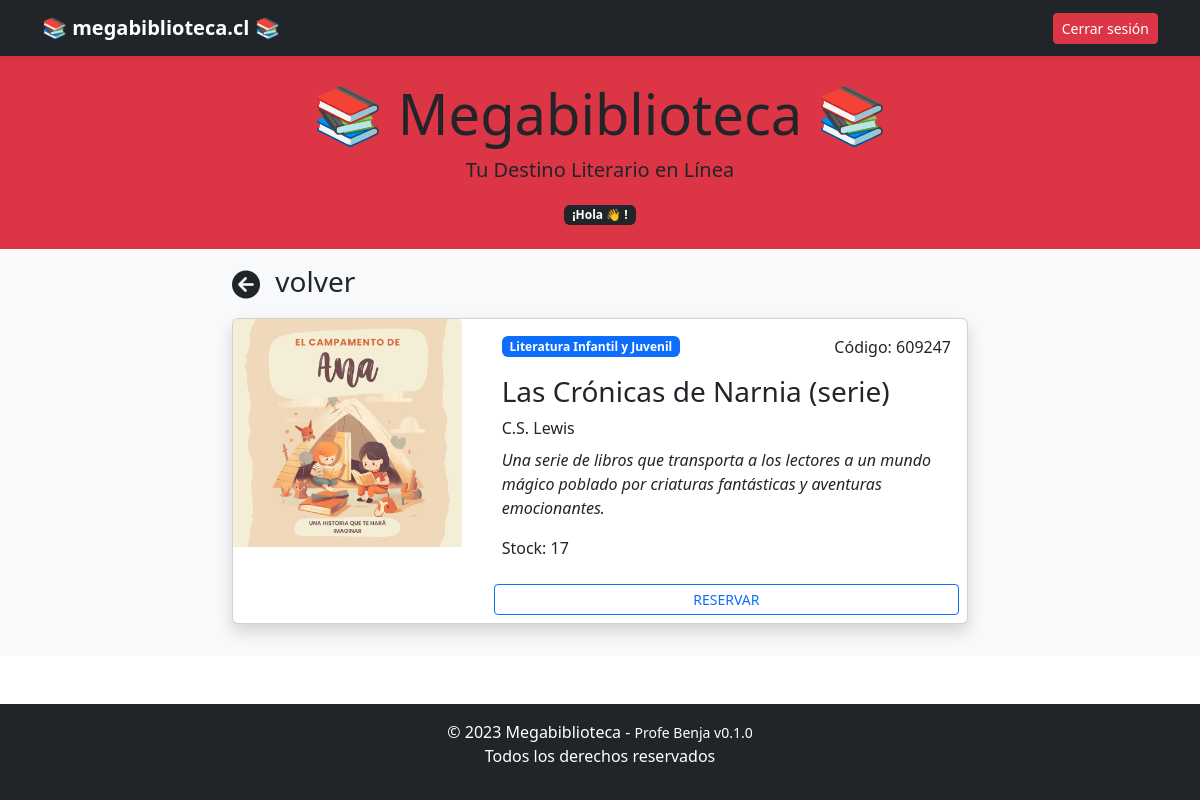
The app's page /home/libro/609247 with its own data.
### biblioteca/models.py (models this page shows, shortened)
class Libro(models.Model):
    nombre = models.CharField(max_length=200)
    codigo = models.CharField(max_length=20, unique=True)
    descripcion = models.TextField()
    imagen = models.ImageField(upload_to='libros/', null=True, blank=True)
    categoria = models.ForeignKey(Categoria, on_delete=models.CASCADE)
    autor = models.CharField(max_length=200, null=True, blank=True)
    stock = models.IntegerField(default=1)

class Categoria(models.Model):
    nombre = models.CharField(max_length=100)
    url = models.CharField(max_length=100, null=True, blank=True)
    def __str__(self):
        return self.nombre

### biblioteca/views.py (the view)
# urls.py: path('home/libro/<codigo>', views.home_libro, name='home_libro'),
def home_libro(request, codigo):
    perfil = request.session.get('perfil')
    libro = Libro.objects.get(codigo=codigo)
    context = {
        'perfil' : perfil,
        'libro' : libro,
    }
    return render(request, 'libro.html', context)

### biblioteca/templates/libro.html (shortened to what this page needs)
{% extends 'layouts/normal/base.html' %}
{% load static %}
{% block contenido %}
  <div class="navbar navbar-dark bg-dark shadow-sm">
    <div class="container">
      <a href="#" class="navbar-brand d-flex align-items-center"><strong>📚 megabiblioteca.cl 📚</strong></a>
      <div>
        <a type="button" class="btn btn-sm btn-danger" href="{% url 'logout' %}">Cerrar sesión</a>
      </div>
    </div>
  </div>
  <main>
    <header class="bg-danger text-dark text-center py-4">
      <h1 class="display-4">📚 <strong>Megabiblioteca</strong> 📚</h1>
      <p class="lead">Tu Destino Literario en Línea</p>
      <span class="badge bg-dark">¡Hola {{ request.user.first_name }} 👋 !</span>
    </header>
    <div class="album py-3 bg-body-tertiary">
      <div class="container">
        <div class="row justify-content-center">
          <div class="col-8 mb-3">
            {% include 'partials/_back.html' with url='/home' name='volver' %}
            <div class="card shadow">
              <div class="row">
                <div class="col-md-4">
                  <img src="{% static libro.imagen %}" class="bd-placeholder-img card-img-top" width="100%" />
                </div>
                <div class="col">
                  <div class="card-body">
                    <div class="d-flex justify-content-between align-items-center">
                      <p class="badge bg-primary mb-3">{{ libro.categoria }}</p>
                      <p class="text-end">Código: {{ libro.codigo }}</p>
                    </div>
                    <h3 class="card-title">{{ libro.nombre }}</h3>
                    <p class="card-title">{{ libro.autor }}</p>
                    <p class="card-text">
                      <em>{{ libro.descripcion }}</em>
                    </p>
                    <p class="card-text">Stock: {{ libro.stock }}</p>
                  </div>
                  <div class="d-grid p-2">
                    <a href="" class="btn btn-sm btn-outline-primary">RESERVAR</a>
                  </div>
                </div>
              </div>
            </div>
          </div>
        </div>
      </div>
    </div>
  </main>
{% endblock %}

### biblioteca/templates/libro.html (style rules this page uses)
.bd-placeholder-img { font-size: 1.125rem; text-anchor: middle; -webkit-user-select: none; -moz-user-select: none; user-select: none; }

### records on screen
Libro: imagen (picture), categoria "Literatura Infantil y Juvenil", codigo "609247", nombre "Las Crónicas de Narnia (serie)", autor "C.S. Lewis", descripcion "Una serie de libros que transporta a los lectores a un mundo mágico poblado por criaturas fantásticas y aventuras emocionantes.", stock "17"

### other values on screen
{{ name }} "volver"
